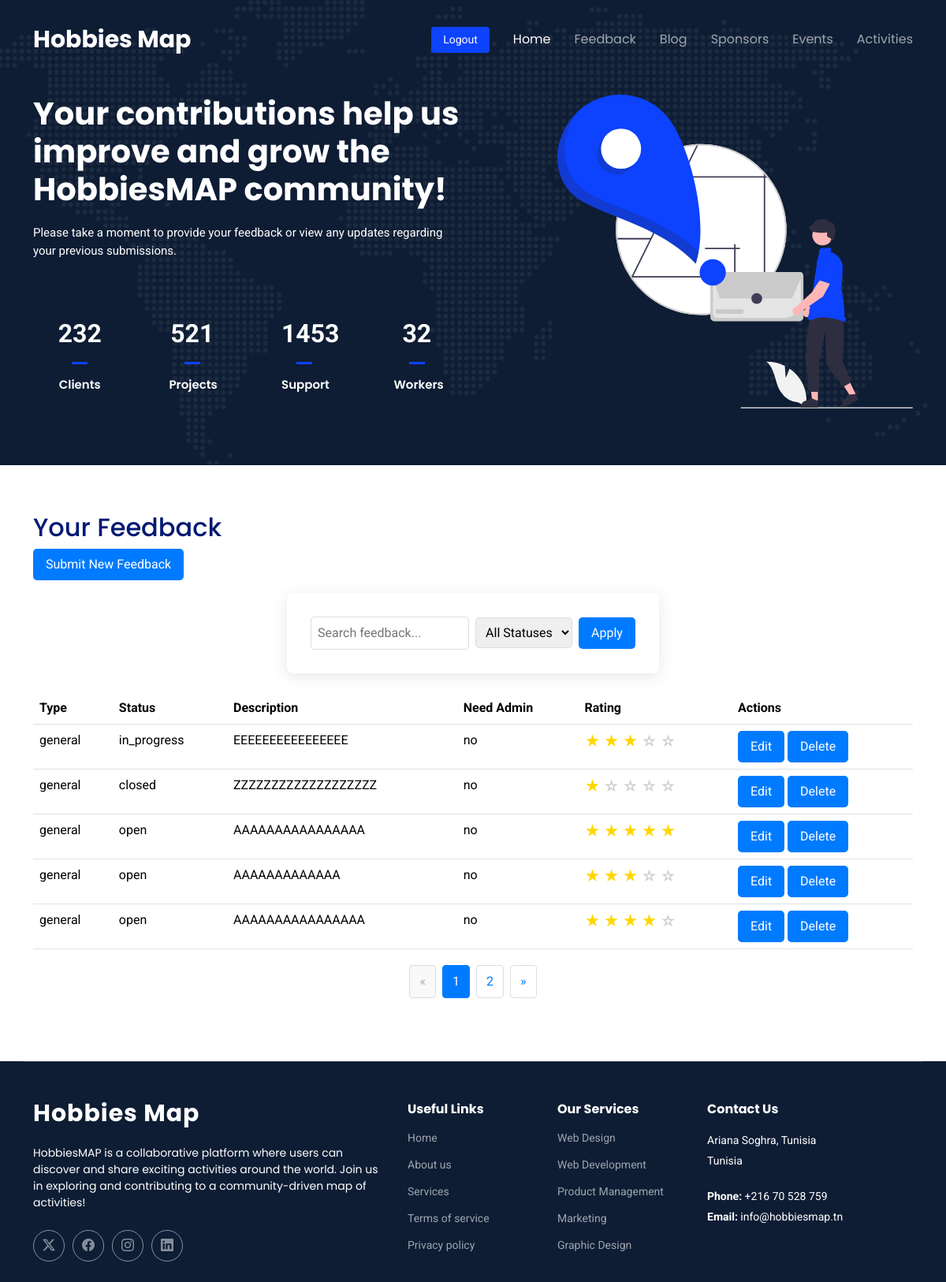
Page /feedback/ (signed in) on the committed database.
### Feedback/models.py (models this page shows, shortened)
class Feedback(models.Model):
    utilisateur = models.ForeignKey(Utilisateur, on_delete=models.CASCADE, related_name="feedbacks")
    status = models.CharField(max_length=20, choices=[('open', 'Open'), ('in_progress', 'In Progress'), ('closed', 'Closed')], default='open')
    feedback_type = models.CharField(max_length=20, choices=[('general', 'General Feedback'), ('suggestion', 'Suggestion'), ('issue', 'Issue')], default='general')
    description_feedback = models.TextField()
    need_admin = models.CharField(max_length=3, choices=[('yes', 'Yes'), ('no', 'No')], default='no')
    created_at = models.DateTimeField(auto_now_add=True)
    rating = models.PositiveSmallIntegerField(
        null=True,
        blank=True,
        choices=[(i, f'{i} Star{"s" if i > 1 else ""}') for i in range(1, 6)]
    )

### Feedback/views.py (the view)
# urls.py: path('', views.feedback_list, name='feedback'),  # Root URL for the feedback list
@login_required
def feedback_list(request):
    feedbacks = Feedback.objects.filter(utilisateur=request.user).order_by('-created_at')
    search_query = request.GET.get('q', '')
    status_filter = request.GET.get('status', '')
    if search_query:
        feedbacks = feedbacks.filter(
            Q(description_feedback__icontains=search_query) |
            Q(feedback_type__icontains=search_query)
        )
    if status_filter:
        feedbacks = feedbacks.filter(status=status_filter)
    paginator = Paginator(feedbacks, 5)  # Show 5 feedbacks per page
    page_number = request.GET.get('page')
    page_feedbacks = paginator.get_page(page_number)
    context = {
        'feedbacks': page_feedbacks,
        'search_query': search_query,
        'status_filter': status_filter,
        'statuses': Feedback._meta.get_field('status').choices,  # Dynamically get status choices
        'star_range': range(1, 6),  # Add the range for stars
    }
    return render(request, 'user/feedback.html', context)

### Templates/user/feedback.html (shortened to what this page needs)
<!DOCTYPE html>
<html lang="en">
<head>
  {% load static %}
  <link href="{% static 'vendor/bootstrap/css/bootstrap.min.css' %}" rel="stylesheet">
  <link href="{% static 'vendor/bootstrap-icons/bootstrap-icons.css' %}" rel="stylesheet">
  <link href="{% static 'vendor/aos/aos.css' %}" rel="stylesheet">
  <link href="{% static 'vendor/fontawesome-free/css/all.min.css' %}" rel="stylesheet">
  <link href="{% static 'vendor/glightbox/css/glightbox.min.css' %}" rel="stylesheet">
  <link href="{% static 'vendor/swiper/swiper-bundle.min.css' %}" rel="stylesheet">
  <link rel="stylesheet" href="{% static 'css/main.css' %}">
</head>
<body class="home-page">
  <header id="header" class="header d-flex align-items-center fixed-top">
    <div class="container-fluid container-xl position-relative d-flex align-items-center">
      <a href="{% url 'user:home' %}" class="logo d-flex align-items-center me-auto">
        <h1 class="sitename">Hobbies Map</h1>
      </a>
      <nav id="navmenu" class="navmenu">
        <ul>
          <li><a href="{% url 'user:home' %}" class="active">Home</a></li>
          <li><a href="{% url 'user:feedback' %}">Feedback</a></li>
          <li><a href="{% url 'list' %}">Blog</a></li>
          <li><a href="{% url 'spons_list' %}">Sponsors</a></li>
          <li><a href="{%url 'event_list' %}">Events</a></li>
          <li><a href="{%url 'act_list' %}">Activities</a></li>
        </ul>
      </nav>
      <a class="btn-getstarted" href="{% url 'user:logout' %}">Logout</a>
    </div>
  </header>
  <main class="main">
    <section id="hero" class="hero section dark-background">
      <img src="{% static 'img/world-dotted-map.png' %}" alt="" class="hero-bg" data-aos="fade-in">
      <div class="container">
        <div class="row gy-4 d-flex justify-content-between">
          <div class="col-lg-6 order-2 order-lg-1 d-flex flex-column justify-content-center">
            <h2 data-aos="fade-up">Your contributions help us improve and grow the HobbiesMAP community!</h2>
            <p data-aos="fade-up" data-aos-delay="100">Please take a moment to provide your feedback or view any updates regarding your previous submissions.</p>
            <div class="row gy-4" data-aos="fade-up" data-aos-delay="300">
              <div class="col-lg-3 col-6">
                <div class="stats-item text-center w-100 h-100">
                  <span data-purecounter-start="0" data-purecounter-end="232" data-purecounter-duration="0" class="purecounter">232</span>
                  <p>Clients</p>
                </div>
              </div>
              <div class="col-lg-3 col-6">
                <div class="stats-item text-center w-100 h-100">
                  <span data-purecounter-start="0" data-purecounter-end="521" data-purecounter-duration="0" class="purecounter">521</span>
                  <p>Projects</p>
                </div>
              </div>
              <div class="col-lg-3 col-6">
                <div class="stats-item text-center w-100 h-100">
                  <span data-purecounter-start="0" data-purecounter-end="1453" data-purecounter-duration="0" class="purecounter">1453</span>
                  <p>Support</p>
                </div>
              </div>
              <div class="col-lg-3 col-6">
                <div class="stats-item text-center w-100 h-100">
                  <span data-purecounter-start="0" data-purecounter-end="32" data-purecounter-duration="0" class="purecounter">32</span>
                  <p>Workers</p>
                </div>
              </div>
            </div>
          </div>
          <div class="col-lg-5 order-1 order-lg-2 hero-img" data-aos="zoom-out">
            <img src="{% static 'img/hero-img.svg' %}" class="img-fluid mb-3 mb-lg-0" alt="">
          </div>
        </div>
      </div>
    </section>
<section id="feedback-list" class="section">
  <div class="container">
      <h2>Your Feedback</h2>
      <a href="{% url 'feedback:feedback_create' %}" class="btn btn-success mb-3">Submit New Feedback</a>
      <div class="feedback-filters">
          <form method="GET" class="filter-form">
              <input
                  type="text"
                  name="q"
                  class="search-bar"
                  placeholder="Search feedback..."
                  value="{{ search_query }}"
              />
              <select name="status" class="status-dropdown">
                  <option value="">All Statuses</option>
              </select>
              <button type="submit" class="btn btn-primary">Apply</button>
          </form>
      </div>
      <table class="table">
          <thead>
              <tr>
                  <th>Type</th>
                  <th>Status</th>
                  <th>Description</th>
                  <th>Need Admin</th>
                  <th>Rating</th>
                  <th>Actions</th>
              </tr>
          </thead>
          <tbody>
              {% for feedback in feedbacks %}
                  <tr>
                      <td>{{ feedback.feedback_type }}</td>
                      <td>{{ feedback.status }}</td>
                      <td>{{ feedback.description_feedback }}</td>
                      <td>{{ feedback.need_admin }}</td>
                      <td>
                        {% for i in star_range %}
                            {% if i <= feedback.rating %}
                                <span class="star gold">&#9733;</span>
                            {% else %}
                                <span class="star">&#9734;</span>
                            {% endif %}
                        {% endfor %}
                      </td>
                      <td>
                          <a href="{% url 'feedback:feedback_update' feedback.id %}" class="btn btn-primary">Edit</a>
                          <a href="{% url 'feedback:feedback_delete' feedback.id %}" class="btn btn-danger">Delete</a>
                      </td>
                  </tr>
              {% empty %}
                  <tr>
                      <td colspan="6">No feedback available.</td>
                  </tr>
              {% endfor %}
          </tbody>
      </table>
      <div class="pagination">
          {% if feedbacks.has_previous %}
              <a href="?page={{ feedbacks.previous_page_number }}" class="page-link">&laquo;</a>
          {% else %}
              <span class="page-link disabled">&laquo;</span>
          {% endif %}
          {% for num in feedbacks.paginator.page_range %}
              {% if feedbacks.number == num %}
                  <span class="page-link active">{{ num }}</span>
              {% else %}
                  <a href="?page={{ num }}" class="page-link">{{ num }}</a>
              {% endif %}
          {% endfor %}
          {% if feedbacks.has_next %}
              <a href="?page={{ feedbacks.next_page_number }}" class="page-link">&raquo;</a>
          {% else %}
              <span class="page-link disabled">&raquo;</span>
          {% endif %}
      </div>
  </div>
</section>
</main>
  <footer id="footer" class="footer dark-background">
    <div class="container footer-top">
        <div class="row gy-4">
            <div class="col-lg-5 col-md-12 footer-about">
                <a href="{% url 'user:home' %}" class="logo d-flex align-items-center">
                    <span class="sitename">Hobbies Map</span>
                </a>
                <p>HobbiesMAP is a collaborative platform where users can discover and share exciting activities around the world. Join us in exploring and contributing to a community-driven map of activities!</p>
                <div class="social-links d-flex mt-4">
                    <a href=""><i class="bi bi-twitter-x"></i></a>
                    <a href=""><i class="bi bi-facebook"></i></a>
                    <a href=""><i class="bi bi-instagram"></i></a>
                    <a href=""><i class="bi bi-linkedin"></i></a>
                </div>
            </div>
            <div class="col-lg-2 col-6 footer-links">
                <h4>Useful Links</h4>
                <ul>
                    <li><a href="{% url 'user:home' %}">Home</a></li>
                    <li><a href="#">About us</a></li>
                    <li><a href="#">Services</a></li>
                    <li><a href="#">Terms of service</a></li>
                    <li><a href="#">Privacy policy</a></li>
                </ul>
            </div>
            <div class="col-lg-2 col-6 footer-links">
                <h4>Our Services</h4>
                <ul>
                    <li><a href="#">Web Design</a></li>
                    <li><a href="#">Web Development</a></li>
                    <li><a href="#">Product Management</a></li>
                    <li><a href="#">Marketing</a></li>
                    <li><a href="#">Graphic Design</a></li>
                </ul>
            </div>
            <div class="col-lg-3 col-md-12 footer-contact text-center text-md-start">
                <h4>Contact Us</h4>
                <p>Ariana Soghra, Tunisia</p>
                <p>Tunisia</p>
                <p class="mt-4"><strong>Phone:</strong> <span>+216 70 528 759</span></p>
                <p><strong>Email:</strong> <span>info@hobbiesmap.tn</span></p>
            </div>
        </div>
    </div>
  </footer>
</body>
</html>

### Templates/user/feedback.html (style rules this page uses)
.star { font-size: 1.2rem; color: #ccc; }
.star.gold { color: gold; }
.feedback-filters { display: flex; align-items: center; gap: 1rem; margin-bottom: 1.5rem; }
.filter-form { display: flex; align-items: center; gap: 0.5rem; }
.search-bar { flex: 1; padding: 0.5rem; border: 1px solid #ddd; border-radius: 5px; font-size: 1rem; }
.status-dropdown { padding: 0.5rem; border: 1px solid #ddd; border-radius: 5px; font-size: 1rem; }
.btn { padding: 0.5rem 1rem; border: none; border-radius: 5px; font-size: 1rem; background-color: #007bff; color: white; cursor: pointer; transition: background-color 0.3s ease; }
.pagination { display: flex; justify-content: center; align-items: center; gap: 8px; margin: 20px 0; }
.page-link { display: inline-block; padding: 8px 12px; border: 1px solid #ddd; border-radius: 4px; text-decoration: none; color: #007bff; transition: background-color 0.3s, color 0.3s; }
.page-link.active { background-color: #007bff; color: white; border-color: #007bff; }
.page-link.disabled { color: #aaa; pointer-events: none; background-color: #f9f9f9; border-color: #ddd; }

### rows in the picture
Feedback: feedback_type "general", status "in_progress", description_feedback "EEEEEEEEEEEEEEEE", need_admin "no", rating 3 (drawn)
Feedback: feedback_type "general", status "closed", description_feedback "ZZZZZZZZZZZZZZZZZZZ", need_admin "no", rating 1 (drawn)
Feedback: feedback_type "general", status "open", description_feedback "AAAAAAAAAAAAAAAA", need_admin "no", rating 5 (drawn)
Feedback: feedback_type "general", status "open", description_feedback "AAAAAAAAAAAAA", need_admin "no", rating 3 (drawn)
Feedback: feedback_type "general", status "open", description_feedback "AAAAAAAAAAAAAAAA", need_admin "no", rating 4 (drawn)

### other values in the picture
{{ num }} "1"
{{ num }} "2"
